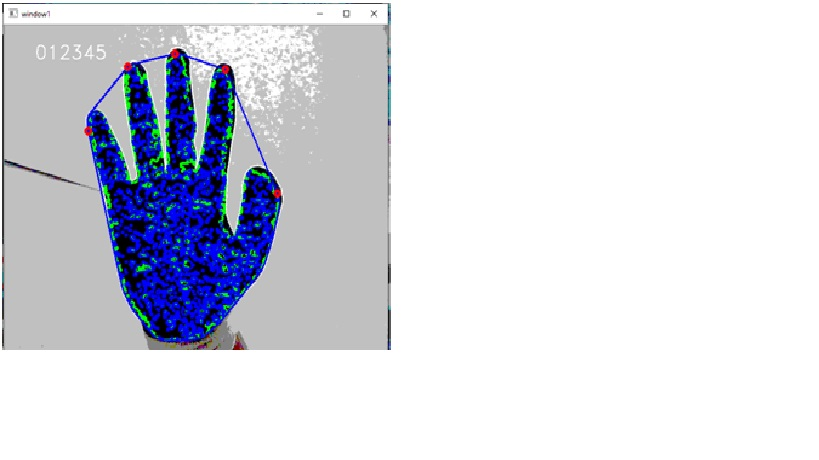
//> input picture RTObjectTracking/Images/fiveFingers.jpg, 819 x 460 px, given in place of the camera
$ ./cannyVideo   (built with g++ and OpenCV 4)
//> lines starting //> are read from the running program, lines starting //| are printed output that depends on the picture; after the words box and inside, x2 and y2 are one past the last pixel; in counts of white or black regions, pixels touching at a corner belong together

#include<opencv2/core/core.hpp>
#include<opencv2/highgui/highgui.hpp>
#include<opencv2/imgproc/imgproc.hpp>

#include<iostream>
#include<conio.h>           // may have to modify this line if not using Windows
using namespace std;
using namespace cv;
	///////////////////////////////////////////////////////////////////////////////////////////////////
	int main() {
	VideoCapture capWebcam(0);            // declare a VideoCapture object and associate to webcam, 0 => use 1st webcam

	if (!capWebcam.isOpened() ) {                                // check if VideoCapture object was associated to webcam successfully
		std::cout << "error: capWebcam not accessed successfully\n\n";      // if not, print error message to std out
		_getch();                                                           // may have to modify this line if not using Windows
		return(0);                                                          // and exit program
	}

	Mat imgOriginal;        // input image
	Mat imgGrayscale;       // grayscale of input image
	Mat imgBlurred;         // intermediate blured image
	Mat imgCanny;           // Canny edge image

	char charCheckForEscKey = 0;

	while (charCheckForEscKey != 27 && capWebcam.isOpened()) {            // until the Esc key is pressed or webcam connection is lost
		bool blnFrameReadSuccessfully = capWebcam.read(imgOriginal);            // get next frame
//> imgOriginal is the input picture: 460 rows x 819 cols, CV_8UC3; mean B, G, R 228.3, 219.4, 217.2

		if (!blnFrameReadSuccessfully || imgOriginal.empty()) {                 // if frame not read successfully
			std::cout << "error: frame not read from webcam\n";                 // print error message to std out
			break;                                                              // and jump out of while loop
		}

		cvtColor(imgOriginal, imgGrayscale, CV_RGB2GRAY);                   // convert to grayscale
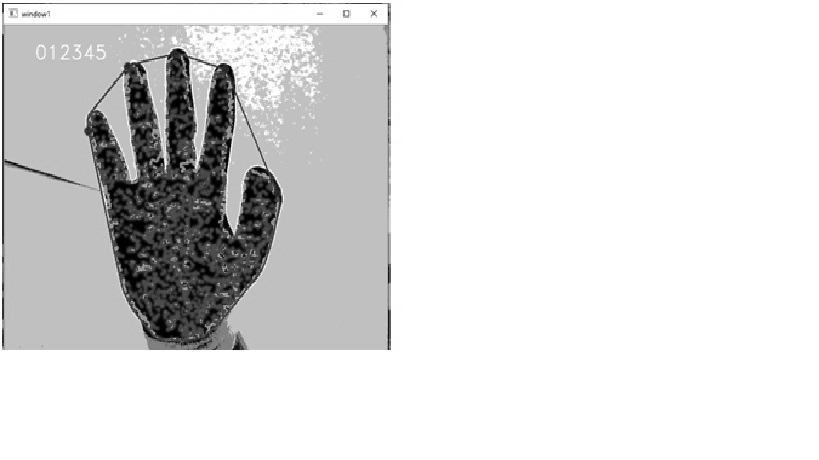
//> imgGrayscale: 460 rows x 819 cols, CV_8UC1; min 0, max 255, mean 221.8

		GaussianBlur(imgGrayscale,              // input image
			imgBlurred,                // output image
			Size(5, 5),            // smoothing window width and height in pixels
			1.8);                      // sigma value, determines how much the image will be blurred

		Canny(imgBlurred,                       // input image
			imgCanny,                         // output image
			5,                               // low threshold
			100);                             // high threshold
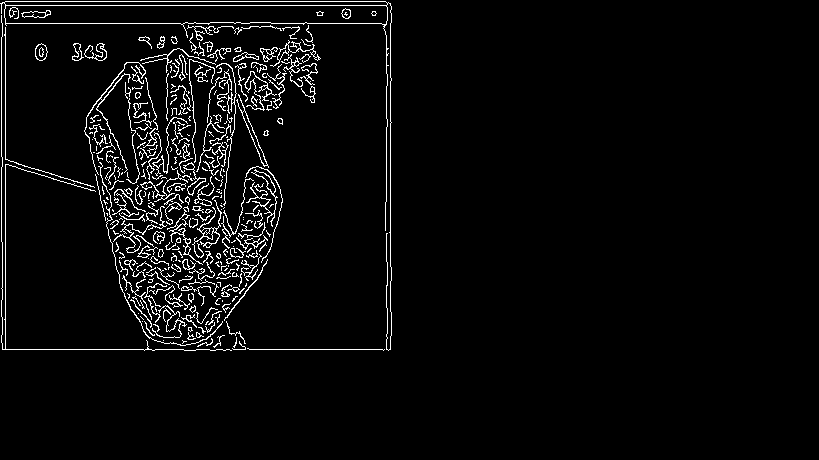
//> imgCanny: 460 rows x 819 cols, CV_8UC1; 3.9% white in thin lines or dots, all inside (x1, y1, x2, y2) = (0, 1, 392, 351)

											  // declare windows
		namedWindow("imgOriginal", CV_WINDOW_NORMAL);       // note: you can use CV_WINDOW_NORMAL which allows resizing the window
		namedWindow("imgCanny", CV_WINDOW_NORMAL);          // or CV_WINDOW_AUTOSIZE for a fixed size window matching the resolution of the image
		imshow("imgGrascale",imgGrayscale);
			// CV_WINDOW_AUTOSIZE is the default
		imshow("imgOriginal", imgOriginal);                 // show windows
		imshow("imgCanny", imgCanny);                       //
		imshow("imgblurr", imgBlurred);
		charCheckForEscKey = waitKey(1);        // delay (in ms) and get key press, if any
//> the Esc key is pressed
	}   // end while

	return(0);
}

$ run again, on RTObjectTracking/Images/threeFingers.jpg
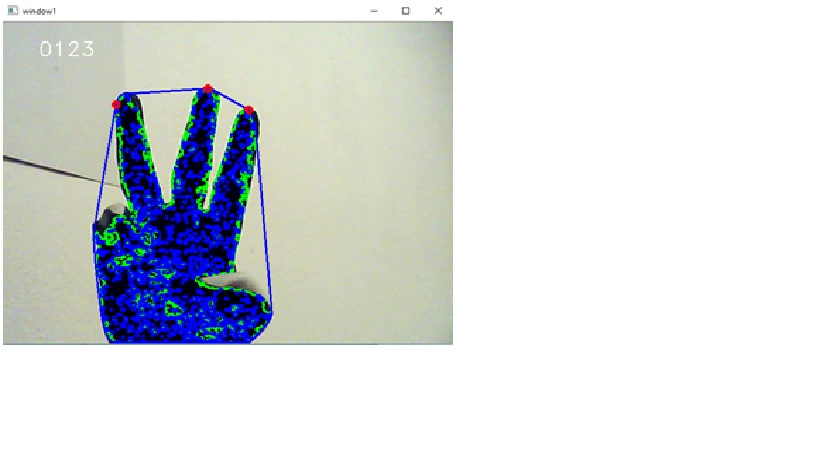
//> input picture RTObjectTracking/Images/threeFingers.jpg, 819 x 460 px, given in place of the camera
//> imgOriginal is the input picture: 460 rows x 819 cols, CV_8UC3; mean B, G, R 223.7, 221.8, 218.5
//> `cvtColor(imgOriginal, imgGrayscale, CV_RGB2GRAY);`:
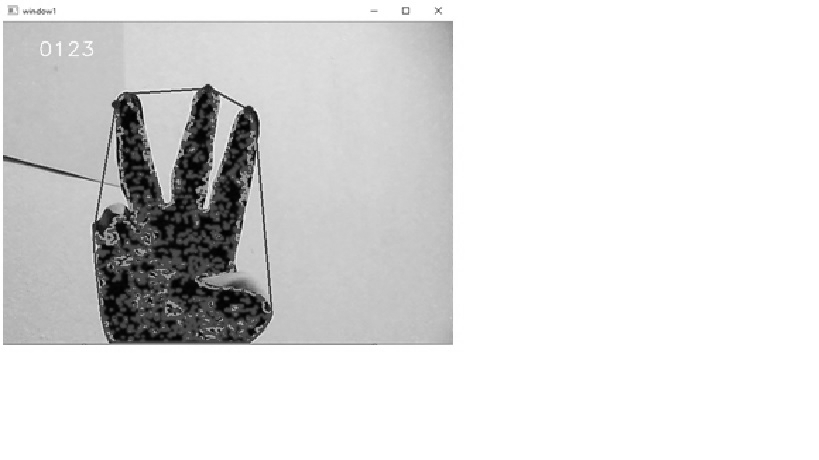
//> imgGrayscale: 460 rows x 819 cols, CV_8UC1; min 1, max 255, mean 222
//> `Canny(imgBlurred, imgCanny, 5, 100);`:
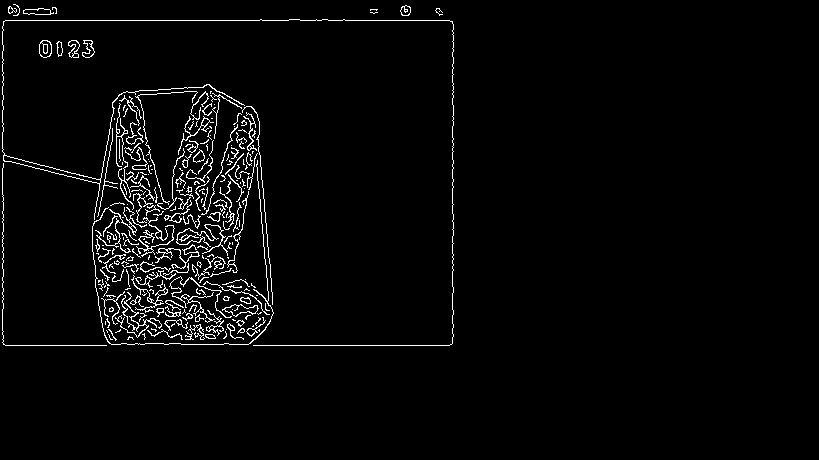
//> imgCanny: 460 rows x 819 cols, CV_8UC1; 2.8% white in thin lines or dots, all inside (x1, y1, x2, y2) = (2, 4, 454, 346)
